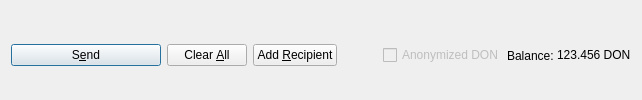
         <widget class="QFrame" name="frame_Send">
          <layout class="QHBoxLayout" name="horizontalLayout">
           <property name="bottomMargin">
            <number>0</number>
           </property>
           <item>
            <widget class="QPushButton" name="sendButton">
             <property name="minimumSize">
              <size>
               <width>150</width>
               <height>0</height>
              </size>
             </property>
             <property name="toolTip">
              <string>Confirm the send action</string>
             </property>
             <property name="text">
              <string>S&amp;end</string>
             </property>
             <property name="icon">
              <iconset resource="../don.qrc">
               <normaloff>:/icons/send</normaloff>:/icons/send</iconset>
             </property>
             <property name="autoDefault">
              <bool>false</bool>
             </property>
             <property name="default">
              <bool>true</bool>
             </property>
            </widget>
           </item>
           <item>
            <widget class="QPushButton" name="clearButton">
             <property name="sizePolicy">
              <sizepolicy hsizetype="Minimum" vsizetype="Fixed">
               <horstretch>0</horstretch>
               <verstretch>0</verstretch>
              </sizepolicy>
             </property>
             <property name="toolTip">
              <string>Clear all fields of the form.</string>
             </property>
             <property name="text">
              <string>Clear &amp;All</string>
             </property>
             <property name="icon">
              <iconset resource="../don.qrc">
               <normaloff>:/icons/remove</normaloff>:/icons/remove</iconset>
             </property>
             <property name="autoDefault">
              <bool>false</bool>
             </property>
            </widget>
           </item>
           <item>
            <widget class="QPushButton" name="addButton">
             <property name="toolTip">
              <string>Send to multiple recipients at once</string>
             </property>
             <property name="text">
              <string>Add &amp;Recipient</string>
             </property>
             <property name="icon">
              <iconset resource="../don.qrc">
               <normaloff>:/icons/add</normaloff>:/icons/add</iconset>
             </property>
             <property name="autoDefault">
              <bool>false</bool>
             </property>
            </widget>
           </item>
           <item>
            <spacer name="horizontalSpacer">
             <property name="orientation">
              <enum>Qt::Horizontal</enum>
             </property>
             <property name="sizeHint" stdset="0">
              <size>
               <width>40</width>
               <height>20</height>
              </size>
             </property>
            </spacer>
           </item>
           <item>
            <layout class="QHBoxLayout" name="horizontalLayout_2">
             <property name="spacing">
              <number>3</number>
             </property>
             <item>
              <widget class="QCheckBox" name="checkzDON">
               <property name="enabled">
                <bool>false</bool>
               </property>
               <property name="text">
                <string>Anonymized DON</string>
               </property>
              </widget>
             </item>
             <item>
              <widget class="QLabel" name="label">
               <property name="text">
                <string>Balance:</string>
               </property>
              </widget>
             </item>
             <item>
              <widget class="QLabel" name="labelBalance">
               <property name="sizePolicy">
                <sizepolicy hsizetype="Preferred" vsizetype="Fixed">
                 <horstretch>0</horstretch>
                 <verstretch>0</verstretch>
                </sizepolicy>
               </property>
               <property name="cursor">
                <cursorShape>IBeamCursor</cursorShape>
               </property>
               <property name="text">
                <string notr="true">123.456 DON</string>
               </property>
               <property name="textInteractionFlags">
                <set>Qt::LinksAccessibleByMouse|Qt::TextSelectableByKeyboard|Qt::TextSelectableByMouse</set>
               </property>
              </widget>
             </item>
            </layout>
           </item>
          </layout>
         </widget>
